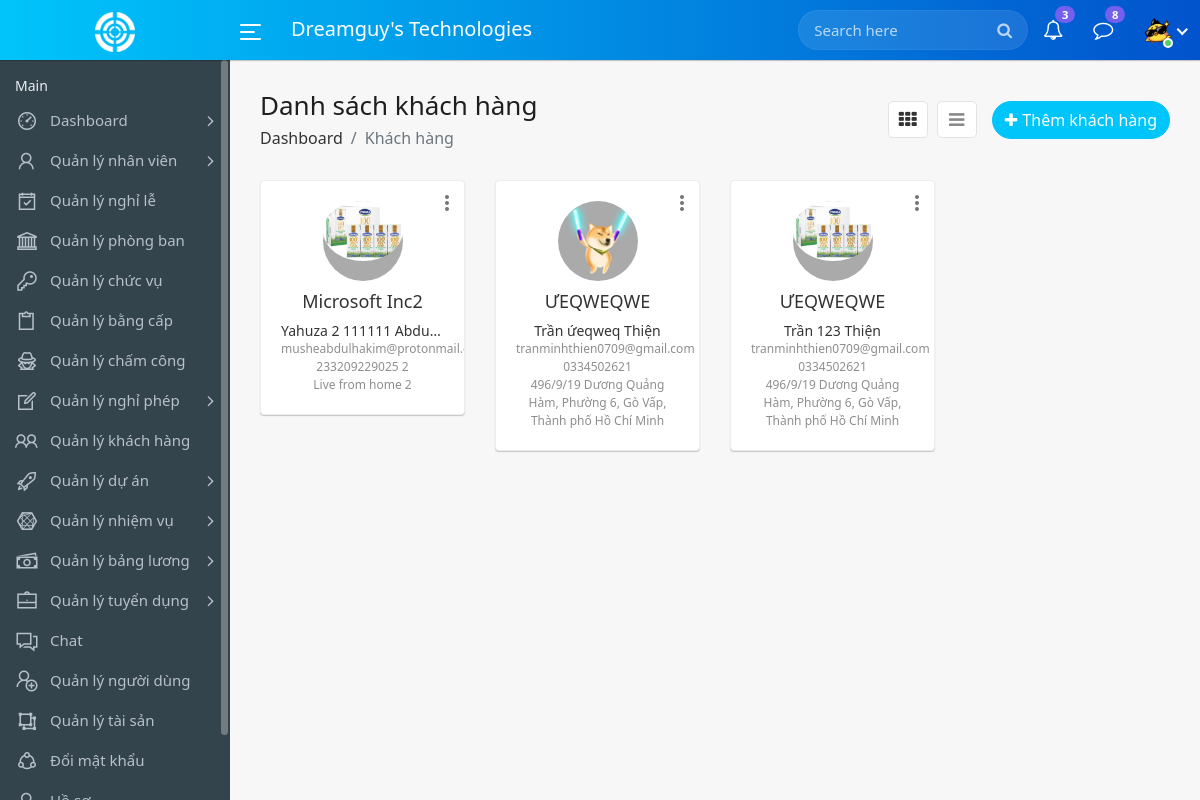
Before: /clients.php (signed in) with the older database file.
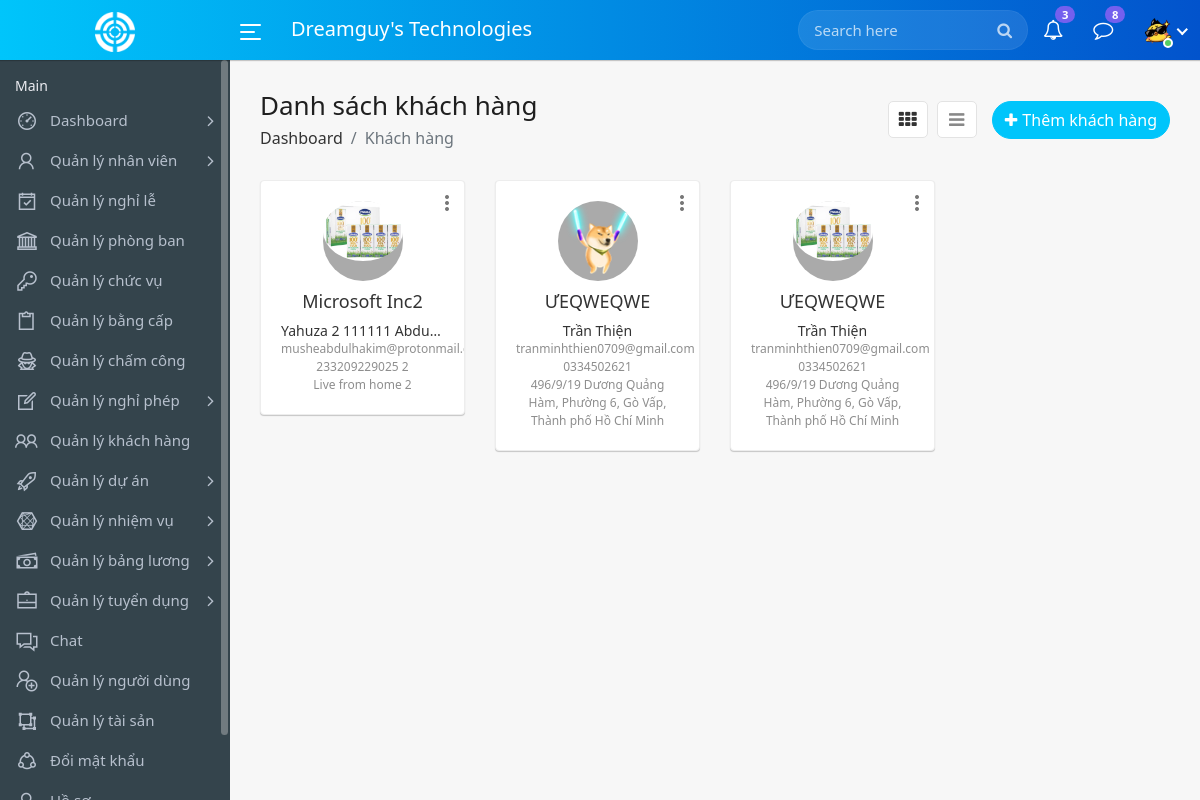
After: the same page with the newer database file.
### tables this page shows
CREATE TABLE `users` (
  `id` int(11) NOT NULL,
  `name` varchar(200) NOT NULL,
  `email` varchar(100) NOT NULL,
  `password` varchar(200) NOT NULL,
  `avatar` varchar(255) NOT NULL,
  `role` int(11) NOT NULL,
  `status` int(11) NOT NULL,
  `employee_id` int(11) DEFAULT NULL,
  `created_at` timestamp NOT NULL DEFAULT current_timestamp()
);

CREATE TABLE `clients` (
  `id` int(11) NOT NULL,
  `firstname` varchar(255) NOT NULL,
  `lastname` varchar(255) NOT NULL,
  `email` varchar(255) NOT NULL,
  `phone` varchar(20) NOT NULL,
  `company` varchar(255) NOT NULL,
  `address` varchar(255) NOT NULL,
  `avatar` varchar(225) NOT NULL,
  `create_at` date NOT NULL DEFAULT current_timestamp()
);

### class/client.php (called while the page is built, shortened)
<?php
class Client {
    private $dbh;
    public function __construct($dbh) {
        $this->dbh = $dbh;
    }
    public function getAllClients() {
        $sql = "SELECT * FROM clients";
        $stmt = $this->dbh->prepare($sql);
        $stmt->execute();
        return $stmt->fetchAll(PDO::FETCH_ASSOC);
    }
}
?>

### clients.php (the view, shortened to what this page needs)
<?php
include_once('includes/config.php');
include_once('class/client.php');
$clientObj = new Client($dbh);
?>
<!DOCTYPE html>
<html lang="en">
<head>
	<link rel="stylesheet" href="assets/css/bootstrap.min.css">
	<link rel="stylesheet" href="assets/css/font-awesome.min.css">
	<link rel="stylesheet" href="assets/css/line-awesome.min.css">
	<link rel="stylesheet" href="assets/css/select1.min.css">
	<link rel="stylesheet" href="assets/css/style.css">
</head>
<body>
	<div class="main-wrapper">
		<?php include_once("includes/header.php"); ?>
		<?php include_once("includes/sidebar.php"); ?>
		<div class="page-wrapper">
			<div class="content container-fluid">
				<div class="page-header">
					<div class="row align-items-center">
						<div class="col">
							<h3 class="page-title">Danh sách khách hàng</h3>
							<ul class="breadcrumb">
								<li class="breadcrumb-item"><a href="index.php">Dashboard</a></li>
								<li class="breadcrumb-item active">Khách hàng</li>
							</ul>
						</div>
						<div class="col-auto float-right ml-auto">
							<a href="#" class="btn add-btn" data-toggle="modal" data-target="#add_client"><i class="fa fa-plus"></i>Thêm khách hàng</a>
							<div class="view-icons">
								<a href="clients.php" class="grid-view btn btn-link active"><i class="fa fa-th"></i></a>
								<a href="clients-list.php" class="list-view btn btn-link"><i class="fa fa-bars"></i></a>
							</div>
						</div>
					</div>
				</div>
				<div class="row staff-grid-row">
					<?php
					$results = $clientObj->getAllClients();
					if ($results) {
						foreach ($results as $row) {
					?>
							<div class="col-md-4 col-sm-6 col-12 col-lg-4 col-xl-3">
								<div class="profile-widget">
									<div class="profile-img">
										<a href="#" class="avatar"><img alt="picture" src="upload/clients/<?php echo htmlentities($row["avatar"]); ?>"></a>
									</div>
									<div class="dropdown profile-action">
										<a href="#" class="action-icon dropdown-toggle" data-toggle="dropdown" aria-expanded="false"><i class="material-icons">more_vert</i></a>
									</div>
									<h4 class="user-name m-t-10 mb-0 text-ellipsis"><a href="#"><?php echo htmlentities($row["company"]); ?></a></h4>
									<h5 class="user-name m-t-10 mb-0 text-ellipsis"><a href="#"><?php echo htmlentities(($row["firstname"]).' '.($row["lastname"])); ?></a></h5>
									<div class="small text-muted"><?php echo htmlentities($row["email"]); ?></div>
									<div class="small text-muted"><?php echo htmlentities($row["phone"]); ?></div>
									<div class="small text-muted"><?php echo htmlentities($row["address"]); ?></div>
								</div>
							</div>
					<?php $cnt += 1;
						}
					} ?>
				</div>
			</div>
		</div>
	</div>
</body>
</html>

### includes/header.php (shortened to what this page needs)
<div class="header">
    <div class="header-left">
        <a href="index.php" class="logo">
            <img src="assets/img/logo.png" width="40" height="40" alt="">
        </a>
    </div>
    <a id="toggle_btn" href="javascript:void(0);">
        <span class="bar-icon">
            <span></span>
            <span></span>
            <span></span>
        </span>
    </a>
    <div class="page-title-box">
        <h3>Dreamguy's Technologies</h3>
    </div>
    <ul class="nav user-menu">
        <li class="nav-item">
            <div class="top-nav-search">
                <form action="search.php">
                    <input class="form-control" type="text" placeholder="Search here">
                    <button class="btn" type="submit"><i class="fa fa-search"></i></button>
                </form>
            </div>
        </li>
        <li class="nav-item dropdown">
            <a href="#" class="dropdown-toggle nav-link" data-toggle="dropdown">
                <i class="fa fa-bell-o"></i> <span class="badge badge-pill">3</span>
            </a>
        </li>
        <li class="nav-item dropdown">
            <a href="#" class="dropdown-toggle nav-link" data-toggle="dropdown">
                <i class="fa fa-comment-o"></i> <span class="badge badge-pill">8</span>
            </a>
        </li>
        <?php
	 $sql = "SELECT * FROM users WHERE id = :id";
	 $query = $dbh->prepare($sql);
	 $query->bindParam(':id', $_SESSION["user_id"]);
	 $query->execute();
	 $result = $query->fetch(PDO::FETCH_ASSOC);
		?>
        <li class="nav-item dropdown has-arrow main-drop">
            <a href="#"  class="nav-link dropdown-toggle" data-toggle="dropdown" aria-expanded="false">
                <span class="user-img"> <span class="user-img">
                        <?php if (substr($result["avatar"], 0, 5) === 'https'): ?>
                        <img src="<?php echo htmlentities($result["avatar"]); ?>" alt="Avatar">
                        <?php else: ?>
                        <img src="upload/users/<?php echo htmlentities($result["avatar"]); ?>" alt="Avatar">
                        <?php endif; ?>
                        <span class="status online"></span></span>
            </a>
        </li>
    </ul>
</div>

### includes/sidebar.php (shortened to what this page needs)
<?php
    $current_uri = $_SERVER['REQUEST_URI'];
	$is_holidays = ($current_uri == '/cnm/holidays.php');
	$is_employees_list = ($current_uri == '/cnm/employees.php');
	$is_leaves_employee = ($current_uri == '/cnm/leaves-employee.php');
	$is_departments = ($current_uri == '/cnm/departments.php');
	$is_designations = ($current_uri == '/cnm/designations.php');
	$is_certificates = ($current_uri == '/cnm/certificates.php');
	$is_attendances = ($current_uri == '/cnm/attendances.php')
?>
<div class="sidebar" id="sidebar">
                <div class="sidebar-inner slimscroll">
					<div id="sidebar-menu" class="sidebar-menu">
						<ul>
							<li class="menu-title">
								<span>Main</span>
							</li>
							<li class="submenu">
								<a href="#"><i class="la la-dashboard"></i> <span> Dashboard</span> <span class="menu-arrow"></span></a>
							</li>
							<li class="submenu">
							<a href="#" class="<?=$is_employees_list ? 'active' : ''; ?>"><i class="la la-user"></i> <span> Quản lý nhân viên</span> <span class="menu-arrow"></span></a>
							</li>
							<li class="<?=$is_holidays ? 'active' : ''; ?>">
								<a class="" href="holidays.php"><i class="la la-calendar-check-o"></i><span>Quản lý nghỉ lễ</span></a>
							</li>
							<li  class="<?=$is_departments  ? 'active' : ''; ?>">
								<a class="" href="departments.php"><i class="la la-institution"></i><span>Quản lý phòng ban</span></a>
							</li>
							<li class="<?=$is_designations ? 'active' : ''; ?>">
								<a class="" href="designations.php"><i class="la la-key"></i><span>Quản lý chức vụ</span></a>
							</li>
							<li class="<?=$is_certificates ? 'active' : ''; ?>">
								<a class="" href="certificates.php"><i class="la la-clipboard"></i><span>Quản lý bằng cấp</span></a>
							</li>
							<li class="<?=$is_attendances ? 'active' : ''; ?>">
								<a class="" href="attendances.php"><i class="la la-user-secret"></i><span>Quản lý chấm công</span></a>
							</li>
							<li class="submenu">
								<a href="#" class="<?=$is_leaves_employee ? 'active' : ''; ?>"><i class="la la-pencil-square"></i> <span>Quản lý nghỉ phép</span> <span class="menu-arrow"></span></a>
							</li>
							<li class="<?php echo ($current_uri == '/cnm/clients-list.php') ? 'active' : ''; ?>" >
								<a   href="clients-list.php"><i class="la la-users"></i> <span>Quản lý khách hàng</span></a>
							</li>
							<li class="submenu">
								<a href="#" class="<?php echo ($current_uri == '/cnm/project-list.php') ? 'active' : ''; ?>" ><i class="la la-rocket"></i> <span>Quản lý dự án </span> <span class="menu-arrow"></span></a>
							</li>
							<li class="submenu">
								<a href="#" class="<?php echo ($current_uri == '/cnm/tasks.php') ? 'active' : ''; ?>"><i class="la la-connectdevelop"></i> <span>Quản lý nhiệm vụ </span> <span class="menu-arrow"></span></a>
							</li>
							<li class="submenu">
								<a href="#" class="<?php echo ($current_uri == '/cnm/salary.php')? 'active' : ''; ?>"><i class="la la-money"></i> <span>Quản lý bảng lương </span> <span class="menu-arrow"></span></a>
							</li>
							<li class="submenu " >
								<a class="<?php echo ($current_uri == '/cnm/jobs.php')||($current_uri == '/cnm/job-applicants.php')? 'active' : ''; ?>" href="#"><i class="la la-briefcase"></i> <span>Quản lý tuyển dụng </span> <span class="menu-arrow"></span></a>
							</li>
							<li class="<?php echo ($current_uri == '/cnm/chat.php') ? 'active' : ''; ?>" >
								<a href="chat.php" class=""><i class="la la-comments"></i> <span>Chat</span></a>
							</li>
							<li class="<?php echo ($current_uri == '/cnm/users.php')?>">
								<a href="users.php"><i class="la la-user-plus"></i> <span>Quản lý người dùng</span></a>
							</li>
							<li class="<?php echo ($current_uri == '/cnm/assets.php') ? 'active' : ''; ?>">
								<a href="assets.php"><i class="la la-object-ungroup"></i> <span>Quản lý tài sản</span></a>
							</li>
							<li class="<?php echo ($current_uri == '/cnm/change-password.php') ? 'active' : ''; ?>">
								<a class="<?php echo ($current_uri == '/cnm/change-password.php') ? 'active' : ''; ?>" href="change-password.php"><i class="la la-share-alt-square"></i> <span>Đổi mật khẩu</span></a>
							</li>
							<li class="<?php echo ($current_uri == '/cnm/profile.php') ? 'active' : ''; ?>">
								<a class="" href="profile.php"><i class="la la-user"></i> <span>Hồ sơ</span></a>
							</li>
						</ul>
					</div>
                </div>
            </div>

Changed rows visible on the page:
changed clients (number 2 of 3 on the later page): firstname+lastname "Trần ứeqweq Thiện" → "Trần Thiện"
changed clients (number 3 of 3 on the later page): firstname+lastname "Trần 123 Thiện" → "Trần Thiện"
